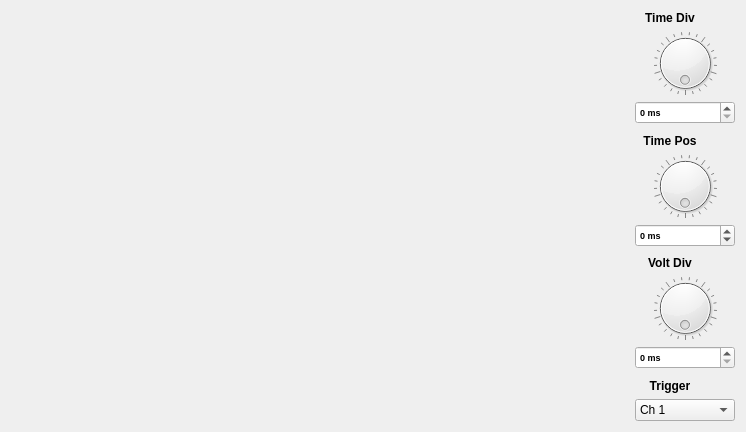
<?xml version="1.0" encoding="UTF-8"?>
<ui version="4.0">
 <class>LaWidget</class>
 <widget class="QDialog" name="LaWidget">
  <property name="geometry">
   <rect>
    <x>0</x>
    <y>0</y>
    <width>746</width>
    <height>432</height>
   </rect>
  </property>
  <property name="minimumSize">
   <size>
    <width>550</width>
    <height>300</height>
   </size>
  </property>
  <property name="windowTitle">
   <string>Dialog</string>
  </property>
  <layout class="QHBoxLayout" name="mainLayout">
   <item>
    <widget class="PlotDisplay" name="plotDisplay" native="true">
     <property name="sizePolicy">
      <sizepolicy hsizetype="Expanding" vsizetype="Expanding">
       <horstretch>0</horstretch>
       <verstretch>0</verstretch>
      </sizepolicy>
     </property>
     <property name="minimumSize">
      <size>
       <width>200</width>
       <height>200</height>
      </size>
     </property>
     <property name="maximumSize">
      <size>
       <width>16777215</width>
       <height>16777215</height>
      </size>
     </property>
    </widget>
   </item>
   <item>
    <layout class="QVBoxLayout" name="verticalLayout">
     <item>
      <layout class="QVBoxLayout" name="verticalLayout_2">
       <item>
        <widget class="QLabel" name="autoLabel_2">
         <property name="sizePolicy">
          <sizepolicy hsizetype="Fixed" vsizetype="Fixed">
           <horstretch>0</horstretch>
           <verstretch>0</verstretch>
          </sizepolicy>
         </property>
         <property name="minimumSize">
          <size>
           <width>70</width>
           <height>0</height>
          </size>
         </property>
         <property name="font">
          <font>
           <weight>75</weight>
           <bold>true</bold>
          </font>
         </property>
         <property name="text">
          <string notr="true">Time Div</string>
         </property>
         <property name="alignment">
          <set>Qt::AlignCenter</set>
         </property>
        </widget>
       </item>
       <item>
        <widget class="QDial" name="timeDivDial">
         <property name="sizePolicy">
          <sizepolicy hsizetype="Fixed" vsizetype="Expanding">
           <horstretch>0</horstretch>
           <verstretch>0</verstretch>
          </sizepolicy>
         </property>
         <property name="wrapping">
          <bool>true</bool>
         </property>
         <property name="notchesVisible">
          <bool>true</bool>
         </property>
        </widget>
       </item>
       <item>
        <widget class="QDoubleSpinBox" name="timeDivBox">
         <property name="sizePolicy">
          <sizepolicy hsizetype="Preferred" vsizetype="Fixed">
           <horstretch>0</horstretch>
           <verstretch>0</verstretch>
          </sizepolicy>
         </property>
         <property name="font">
          <font>
           <pointsize>7</pointsize>
           <weight>75</weight>
           <bold>true</bold>
          </font>
         </property>
         <property name="styleSheet">
          <string notr="true"/>
         </property>
         <property name="keyboardTracking">
          <bool>false</bool>
         </property>
         <property name="prefix">
          <string notr="true"/>
         </property>
         <property name="suffix">
          <string notr="true"> ms</string>
         </property>
         <property name="decimals">
          <number>0</number>
         </property>
         <property name="maximum">
          <double>1000.000000000000000</double>
         </property>
        </widget>
       </item>
      </layout>
     </item>
     <item>
      <spacer name="verticalSpacer_3">
       <property name="orientation">
        <enum>Qt::Vertical</enum>
       </property>
       <property name="sizeHint" stdset="0">
        <size>
         <width>20</width>
         <height>40</height>
        </size>
       </property>
      </spacer>
     </item>
     <item>
      <layout class="QVBoxLayout" name="verticalLayout_5">
       <item>
        <widget class="QLabel" name="autoLabel_5">
         <property name="sizePolicy">
          <sizepolicy hsizetype="Fixed" vsizetype="Fixed">
           <horstretch>0</horstretch>
           <verstretch>0</verstretch>
          </sizepolicy>
         </property>
         <property name="minimumSize">
          <size>
           <width>70</width>
           <height>0</height>
          </size>
         </property>
         <property name="font">
          <font>
           <weight>75</weight>
           <bold>true</bold>
          </font>
         </property>
         <property name="text">
          <string notr="true">Time Pos</string>
         </property>
         <property name="alignment">
          <set>Qt::AlignCenter</set>
         </property>
        </widget>
       </item>
       <item>
        <widget class="QDial" name="timePosDial">
         <property name="sizePolicy">
          <sizepolicy hsizetype="Fixed" vsizetype="Expanding">
           <horstretch>0</horstretch>
           <verstretch>0</verstretch>
          </sizepolicy>
         </property>
         <property name="wrapping">
          <bool>true</bool>
         </property>
         <property name="notchesVisible">
          <bool>true</bool>
         </property>
        </widget>
       </item>
       <item>
        <widget class="QDoubleSpinBox" name="timePosBox">
         <property name="sizePolicy">
          <sizepolicy hsizetype="Preferred" vsizetype="Fixed">
           <horstretch>0</horstretch>
           <verstretch>0</verstretch>
          </sizepolicy>
         </property>
         <property name="font">
          <font>
           <pointsize>7</pointsize>
           <weight>75</weight>
           <bold>true</bold>
          </font>
         </property>
         <property name="styleSheet">
          <string notr="true"/>
         </property>
         <property name="keyboardTracking">
          <bool>false</bool>
         </property>
         <property name="prefix">
          <string notr="true"/>
         </property>
         <property name="suffix">
          <string notr="true"> ms</string>
         </property>
         <property name="decimals">
          <number>0</number>
         </property>
         <property name="minimum">
          <double>-1000.000000000000000</double>
         </property>
         <property name="maximum">
          <double>1000.000000000000000</double>
         </property>
        </widget>
       </item>
      </layout>
     </item>
     <item>
      <spacer name="verticalSpacer">
       <property name="orientation">
        <enum>Qt::Vertical</enum>
       </property>
       <property name="sizeHint" stdset="0">
        <size>
         <width>20</width>
         <height>40</height>
        </size>
       </property>
      </spacer>
     </item>
     <item>
      <layout class="QVBoxLayout" name="verticalLayout_3">
       <item>
        <widget class="QLabel" name="autoLabel_3">
         <property name="sizePolicy">
          <sizepolicy hsizetype="Fixed" vsizetype="Fixed">
           <horstretch>0</horstretch>
           <verstretch>0</verstretch>
          </sizepolicy>
         </property>
         <property name="minimumSize">
          <size>
           <width>70</width>
           <height>0</height>
          </size>
         </property>
         <property name="font">
          <font>
           <weight>75</weight>
           <bold>true</bold>
          </font>
         </property>
         <property name="text">
          <string notr="true">Volt Div</string>
         </property>
         <property name="alignment">
          <set>Qt::AlignCenter</set>
         </property>
        </widget>
       </item>
       <item>
        <widget class="QDial" name="voltDivDial">
         <property name="sizePolicy">
          <sizepolicy hsizetype="Fixed" vsizetype="Expanding">
           <horstretch>0</horstretch>
           <verstretch>0</verstretch>
          </sizepolicy>
         </property>
         <property name="wrapping">
          <bool>true</bool>
         </property>
         <property name="notchesVisible">
          <bool>true</bool>
         </property>
        </widget>
       </item>
       <item>
        <widget class="QDoubleSpinBox" name="voltDivBox">
         <property name="sizePolicy">
          <sizepolicy hsizetype="Preferred" vsizetype="Fixed">
           <horstretch>0</horstretch>
           <verstretch>0</verstretch>
          </sizepolicy>
         </property>
         <property name="font">
          <font>
           <pointsize>7</pointsize>
           <weight>75</weight>
           <bold>true</bold>
          </font>
         </property>
         <property name="styleSheet">
          <string notr="true"/>
         </property>
         <property name="keyboardTracking">
          <bool>false</bool>
         </property>
         <property name="prefix">
          <string notr="true"/>
         </property>
         <property name="suffix">
          <string notr="true"> ms</string>
         </property>
         <property name="decimals">
          <number>0</number>
         </property>
         <property name="maximum">
          <double>1000.000000000000000</double>
         </property>
        </widget>
       </item>
      </layout>
     </item>
     <item>
      <spacer name="verticalSpacer_2">
       <property name="orientation">
        <enum>Qt::Vertical</enum>
       </property>
       <property name="sizeHint" stdset="0">
        <size>
         <width>20</width>
         <height>40</height>
        </size>
       </property>
      </spacer>
     </item>
     <item>
      <widget class="QLabel" name="autoLabel_4">
       <property name="sizePolicy">
        <sizepolicy hsizetype="Fixed" vsizetype="Fixed">
         <horstretch>0</horstretch>
         <verstretch>0</verstretch>
        </sizepolicy>
       </property>
       <property name="minimumSize">
        <size>
         <width>70</width>
         <height>0</height>
        </size>
       </property>
       <property name="font">
        <font>
         <weight>75</weight>
         <bold>true</bold>
        </font>
       </property>
       <property name="text">
        <string notr="true">Trigger</string>
       </property>
       <property name="alignment">
        <set>Qt::AlignCenter</set>
       </property>
      </widget>
     </item>
     <item>
      <widget class="QComboBox" name="triggerBox">
       <item>
        <property name="text">
         <string>Ch 1</string>
        </property>
       </item>
       <item>
        <property name="text">
         <string>Ch 2</string>
        </property>
       </item>
       <item>
        <property name="text">
         <string>Ch 3</string>
        </property>
       </item>
       <item>
        <property name="text">
         <string>Ch 4</string>
        </property>
       </item>
       <item>
        <property name="text">
         <string>Ch 5</string>
        </property>
       </item>
       <item>
        <property name="text">
         <string>Ch 6</string>
        </property>
       </item>
       <item>
        <property name="text">
         <string>Ch 7</string>
        </property>
       </item>
       <item>
        <property name="text">
         <string>Ch 8</string>
        </property>
       </item>
       <item>
        <property name="text">
         <string>None</string>
        </property>
       </item>
      </widget>
     </item>
    </layout>
   </item>
  </layout>
 </widget>
 <customwidgets>
  <customwidget>
   <class>PlotDisplay</class>
   <extends>QWidget</extends>
   <header>plotdisplay.h</header>
   <container>1</container>
  </customwidget>
 </customwidgets>
 <resources/>
 <connections/>
</ui>
